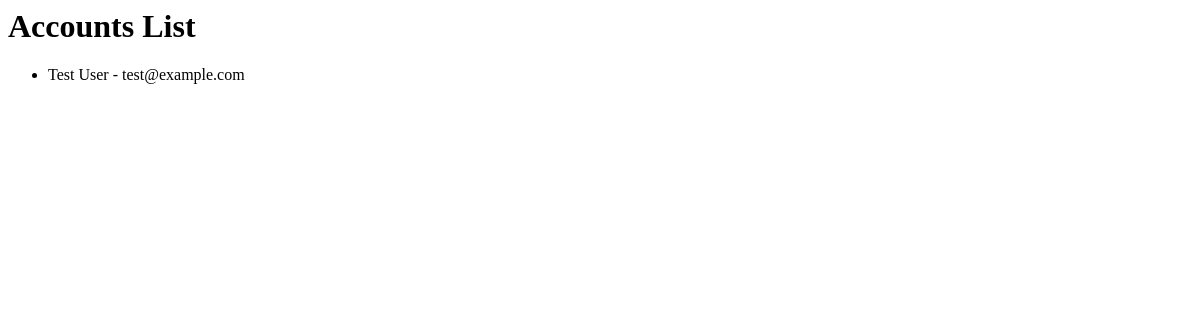
/accounts/, run on an earlier commit of the app's database.
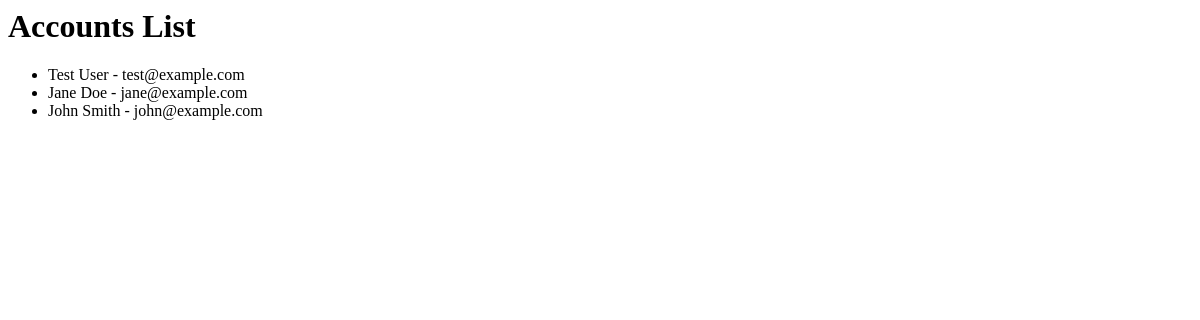
And on a later commit of the database.
### nexusapp_accounts/models.py (models this page shows, shortened)
class Account(models.Model):
    name = models.CharField(max_length=255)      # add this
    email = models.EmailField(unique=True)
    created_at = models.DateTimeField(auto_now_add=True)

### nexusapp_accounts/views.py (the view)
# urls.py: path("accounts/", account_views.account_list, name="account_list"),
def account_list(request):
    accounts = Account.objects.all()
    return render(request, 'accounts/account_list.html', {'accounts': accounts})

### nexusapp_accounts/templates/accounts/account_list.html
<h1>Accounts List</h1>
<ul>
  {% for account in accounts %}
    <li>{{ account.name }} - {{ account.email }}</li>
  {% endfor %}
</ul>

What changed in the data, as far as the page shows it:
added Account: name "Jane Doe", email "jane@example.com"
added Account: name "John Smith", email "john@example.com"
